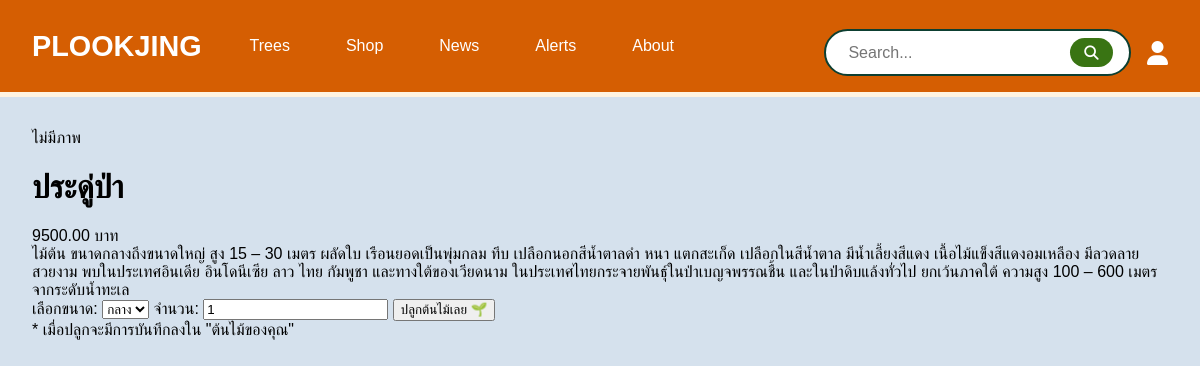
The page /trees/2/ on the database its author committed.
### myapp/models.py (models this page shows, shortened)
class Tree(models.Model):
    name = models.CharField(max_length=255)
    price = models.DecimalField(max_digits=10, decimal_places=2)
    image_url = models.URLField()
    description = models.TextField()
    is_recommended = models.BooleanField(default=False)  # << เพิ่มบรรทัดนี้!

### myapp/views.py (the view)
# urls.py: path('trees/<int:tree_id>/', views.tree_detail, name='tree_detail'),
def tree_detail(request, tree_id):
    tree = get_object_or_404(Tree, id=tree_id)
    return render(request, 'myapp/tree_detail.html', {'tree': tree})

### templates/myapp/tree_detail.html (shortened to what this page needs)
{% extends 'base.html' %}
{% block content %}
<div class="max-w-7xl mx-auto px-6 py-10 grid grid-cols-1 md:grid-cols-2 gap-10">
  <div class="bg-white p-6 rounded-xl shadow-md">
    {% if tree.image %}
      <img src="{{ tree.image.url }}" alt="{{ tree.name }}" class="w-full object-cover rounded-lg">
    {% else %}
      <div class="w-full h-96 bg-gray-100 flex items-center justify-center text-gray-400">ไม่มีภาพ</div>
    {% endif %}
  </div>
  <div class="space-y-6">
    <h1 class="text-4xl font-bold text-green-900">{{ tree.name }}</h1>
    <div class="text-xl text-orange-600 font-semibold">
      {{ tree.price }} บาท
    </div>
    <div class="text-gray-700 text-lg leading-relaxed">
      {{ tree.description }}
    </div>
    <form method="post" action="{% url 'plant_tree' tree.id %}" class="space-y-4">
      <label class="block">
        <span class="text-sm text-gray-600">เลือกขนาด:</span>
        <select name="size" class="mt-1 w-full border rounded px-3 py-2 focus:outline-green-500">
          <option selected>กลาง</option>
        </select>
      </label>
      <label class="block">
        <span class="text-sm text-gray-600">จำนวน:</span>
        <input type="number" name="quantity" value="1" min="1"
               class="mt-1 w-24 border rounded px-3 py-2 text-center focus:outline-green-500">
      </label>
      <button type="submit"
              class="w-full bg-green-700 hover:bg-green-800 text-white py-3 rounded-full font-semibold shadow-md transition">
        ปลูกต้นไม้เลย 🌱
      </button>
    </form>
    <div class="text-sm text-gray-400 mt-6">* เมื่อปลูกจะมีการบันทึกลงใน "ต้นไม้ของคุณ"</div>
  </div>
</div>
{% endblock %}

### templates/base.html (style rules this page uses)
:root { --green-dark: #0D3F31; --green-soft: #397413; --orange: #D55E02; --bg: #D5E1ED; }
body { margin: 0; font-family: 'Avenir Next Thai Traditional', 'Avenir Next', sans-serif; background-color: var(--bg); }

### rows shown on the page
Tree: name "ประดู่ป่า", price "9500.00", description "ไม้ต้น ขนาดกลางถึงขนาดใหญ่ สูง 15 – 30 เมตร ผลัดใบ เรือนยอดเป็นพุ่มกลม ทึบ เปลือกนอกสีน้ำตาลดำ หนา แตกสะเก็ด เปลือกในสีน้ำตาล มีน้ำเลี้ยงสีแดง เนื้อไม้แข็งสีแดงอมเหลือง มีลวดลายสวยงาม พบในประเทศอินเดีย อินโดนีเซีย ลาว ไทย กัมพูชา และทางใต้ของเวียดนาม ในประเทศไทยกระจายพันธุ์ในป่าเบญจพรรณชื้น และในป่าดิบแล้งทั่วไป ยกเว้นภาคใต้ ความสูง 100 – 600 เมตร จากระดับน้ำทะเล"
